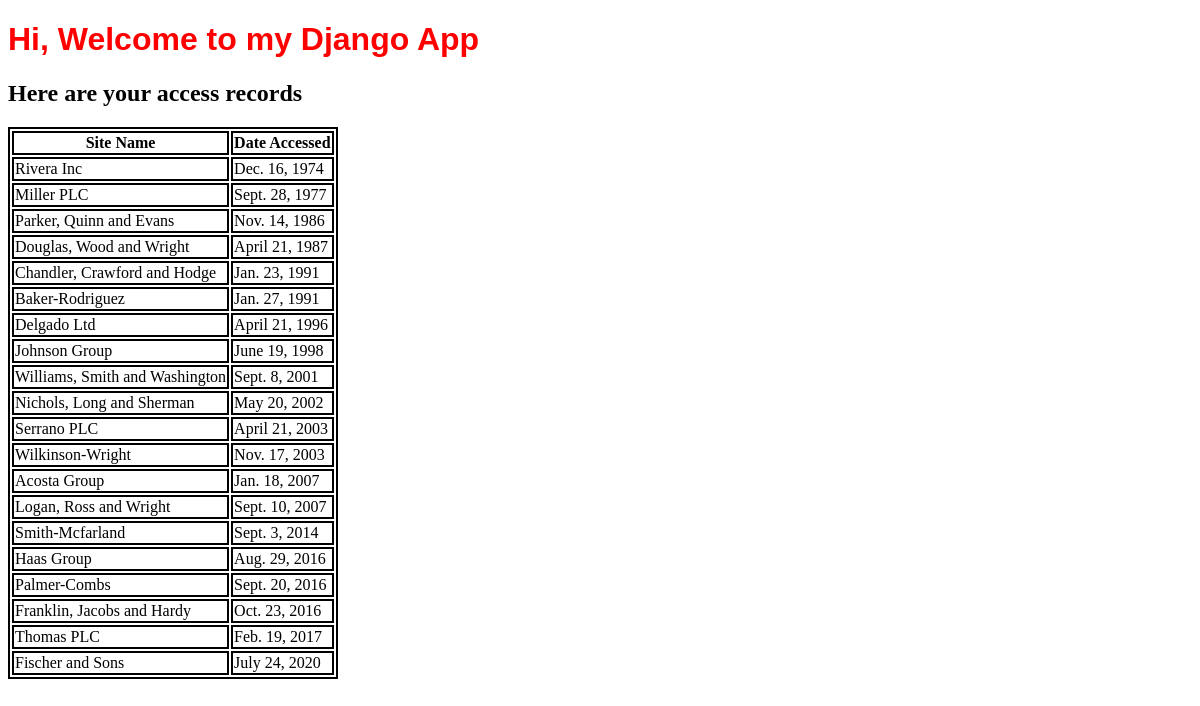
/first_app/webpages/, run on the app's committed database.
### first_app/models.py (models this page shows, shortened)
class AccessRecord(models.Model):
    date = models.DateField()
    name = models.ForeignKey(Webpage, on_delete=models.CASCADE)

class Webpage(models.Model):
    name = models.CharField(max_length=264, unique=True)
    url = models.URLField(unique=True)
    topic = models.ForeignKey(Topic, on_delete=models.CASCADE)
    def __str__(self):
        return self.name

### first_app/views.py (the view)
# urls.py: path('webpages/',views.webpages),
def webpages(request):
    webpages_list = AccessRecord.objects.order_by('date')
    webpages_dict = { "webpages": webpages_list }
    return render(request,'first_app/webpages.html', webpages_dict)

### templates/first_app/webpages.html (shortened to what this page needs)
<!DOCTYPE html>
{% load static %}
<html lang="en">
<head>
    <link rel="stylesheet" href="{% static 'css/my_styles.css' %}">
</head>
<body>
    <h1>Hi, Welcome to my Django App</h1>
    <h2>Here are your access records</h2>
    <div>
        {% if webpages %}
            <table>
                <thead>
                    <th>Site Name</th>
                    <th>Date Accessed</th>
                </thead>
                {% for pag in webpages %}
                    <tr>
                        <td>{{ pag.name }}</td>
                        <td>{{ pag.date }}</td>
                    </tr>
                {% endfor %}
            </table>
        {% else %}
        <p>No access records</p>
        {% endif %}
    </div>
</body>
</html>

### static/css/my_styles.css (style rules this page uses)
h1 { color:red; font-family: Verdana, Geneva, Tahoma, sans-serif; }
table,th,td { border: 2px; border-color: black; border-style: solid; }

### data on the page
AccessRecord: name "Rivera Inc", date "Dec. 16, 1974"
AccessRecord: name "Miller PLC", date "Sept. 28, 1977"
AccessRecord: name "Parker, Quinn and Evans", date "Nov. 14, 1986"
AccessRecord: name "Douglas, Wood and Wright", date "April 21, 1987"
AccessRecord: name "Chandler, Crawford and Hodge", date "Jan. 23, 1991"
AccessRecord: name "Baker-Rodriguez", date "Jan. 27, 1991"
AccessRecord: name "Delgado Ltd", date "April 21, 1996"
AccessRecord: name "Johnson Group", date "June 19, 1998"
AccessRecord: name "Williams, Smith and Washington", date "Sept. 8, 2001"
AccessRecord: name "Nichols, Long and Sherman", date "May 20, 2002"
AccessRecord: name "Serrano PLC", date "April 21, 2003"
AccessRecord: name "Wilkinson-Wright", date "Nov. 17, 2003"
AccessRecord: name "Acosta Group", date "Jan. 18, 2007"
AccessRecord: name "Logan, Ross and Wright", date "Sept. 10, 2007"
AccessRecord: name "Smith-Mcfarland", date "Sept. 3, 2014"
AccessRecord: name "Haas Group", date "Aug. 29, 2016"
AccessRecord: name "Palmer-Combs", date "Sept. 20, 2016"
AccessRecord: name "Franklin, Jacobs and Hardy", date "Oct. 23, 2016"
AccessRecord: name "Thomas PLC", date "Feb. 19, 2017"
AccessRecord: name "Fischer and Sons", date "July 24, 2020"
